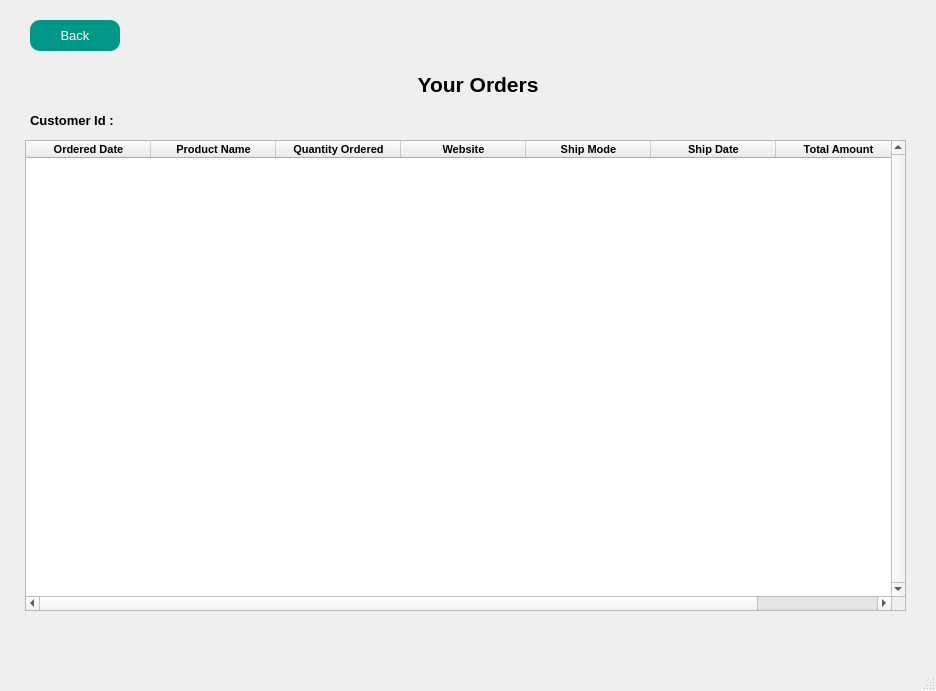
<?xml version="1.0" encoding="UTF-8"?>
<ui version="4.0">
 <class>MainWindow</class>
 <widget class="QMainWindow" name="MainWindow">
  <property name="geometry">
   <rect>
    <x>0</x>
    <y>0</y>
    <width>936</width>
    <height>691</height>
   </rect>
  </property>
  <property name="windowTitle">
   <string>My Orders</string>
  </property>
  <widget class="QWidget" name="centralwidget">
   <widget class="QTableWidget" name="tableMyOrderWidget">
    <property name="geometry">
     <rect>
      <x>25</x>
      <y>140</y>
      <width>881</width>
      <height>471</height>
     </rect>
    </property>
    <property name="verticalScrollBarPolicy">
     <enum>Qt::ScrollBarAlwaysOn</enum>
    </property>
    <property name="horizontalScrollBarPolicy">
     <enum>Qt::ScrollBarAlwaysOn</enum>
    </property>
    <property name="editTriggers">
     <set>QAbstractItemView::NoEditTriggers</set>
    </property>
    <property name="columnCount">
     <number>7</number>
    </property>
    <attribute name="horizontalHeaderDefaultSectionSize">
     <number>125</number>
    </attribute>
    <column>
     <property name="text">
      <string>Ordered Date</string>
     </property>
     <property name="font">
      <font>
       <pointsize>8</pointsize>
       <weight>75</weight>
       <bold>true</bold>
      </font>
     </property>
    </column>
    <column>
     <property name="text">
      <string>Product Name</string>
     </property>
     <property name="font">
      <font>
       <pointsize>8</pointsize>
       <weight>75</weight>
       <bold>true</bold>
      </font>
     </property>
    </column>
    <column>
     <property name="text">
      <string>Quantity Ordered</string>
     </property>
     <property name="font">
      <font>
       <pointsize>8</pointsize>
       <weight>75</weight>
       <bold>true</bold>
      </font>
     </property>
    </column>
    <column>
     <property name="text">
      <string>Website</string>
     </property>
     <property name="font">
      <font>
       <pointsize>8</pointsize>
       <weight>75</weight>
       <bold>true</bold>
      </font>
     </property>
    </column>
    <column>
     <property name="text">
      <string>Ship Mode</string>
     </property>
     <property name="font">
      <font>
       <pointsize>8</pointsize>
       <weight>75</weight>
       <bold>true</bold>
      </font>
     </property>
    </column>
    <column>
     <property name="text">
      <string>Ship Date</string>
     </property>
     <property name="font">
      <font>
       <pointsize>8</pointsize>
       <weight>75</weight>
       <bold>true</bold>
      </font>
     </property>
    </column>
    <column>
     <property name="text">
      <string>Total Amount</string>
     </property>
     <property name="font">
      <font>
       <pointsize>8</pointsize>
       <weight>75</weight>
       <bold>true</bold>
      </font>
     </property>
    </column>
   </widget>
   <widget class="QWidget" name="horizontalLayoutWidget">
    <property name="geometry">
     <rect>
      <x>29</x>
      <y>64</y>
      <width>881</width>
      <height>41</height>
     </rect>
    </property>
    <layout class="QHBoxLayout" name="horizontalLayout">
     <item>
      <widget class="QLabel" name="label">
       <property name="font">
        <font>
         <pointsize>16</pointsize>
         <weight>75</weight>
         <bold>true</bold>
        </font>
       </property>
       <property name="styleSheet">
        <string notr="true"/>
       </property>
       <property name="text">
        <string>   Your Orders</string>
       </property>
       <property name="scaledContents">
        <bool>true</bool>
       </property>
       <property name="alignment">
        <set>Qt::AlignCenter</set>
       </property>
      </widget>
     </item>
    </layout>
   </widget>
   <widget class="QLabel" name="label_2">
    <property name="geometry">
     <rect>
      <x>30</x>
      <y>110</y>
      <width>111</width>
      <height>21</height>
     </rect>
    </property>
    <property name="font">
     <font>
      <pointsize>10</pointsize>
      <weight>75</weight>
      <bold>true</bold>
     </font>
    </property>
    <property name="text">
     <string>Customer Id : </string>
    </property>
   </widget>
   <widget class="QLabel" name="customerIdValue">
    <property name="geometry">
     <rect>
      <x>150</x>
      <y>110</y>
      <width>121</width>
      <height>21</height>
     </rect>
    </property>
    <property name="font">
     <font>
      <pointsize>10</pointsize>
     </font>
    </property>
    <property name="text">
     <string/>
    </property>
   </widget>
   <widget class="QPushButton" name="pushButtonBack">
    <property name="geometry">
     <rect>
      <x>30</x>
      <y>20</y>
      <width>90</width>
      <height>31</height>
     </rect>
    </property>
    <property name="font">
     <font>
      <pointsize>10</pointsize>
     </font>
    </property>
    <property name="styleSheet">
     <string notr="true">QPushButton {
            border-radius: 10px;
            padding: 5px;
            background-color: #009688;
            color: white;
        }

QPushButton:hover {
            background-color: #008080;
        }

QPushButton:pressed {
            background-color: #006666;
        }</string>
    </property>
    <property name="text">
     <string>Back</string>
    </property>
   </widget>
  </widget>
  <widget class="QMenuBar" name="menubar">
   <property name="geometry">
    <rect>
     <x>0</x>
     <y>0</y>
     <width>936</width>
     <height>26</height>
    </rect>
   </property>
  </widget>
  <widget class="QStatusBar" name="statusbar"/>
 </widget>
 <resources/>
 <connections/>
</ui>
